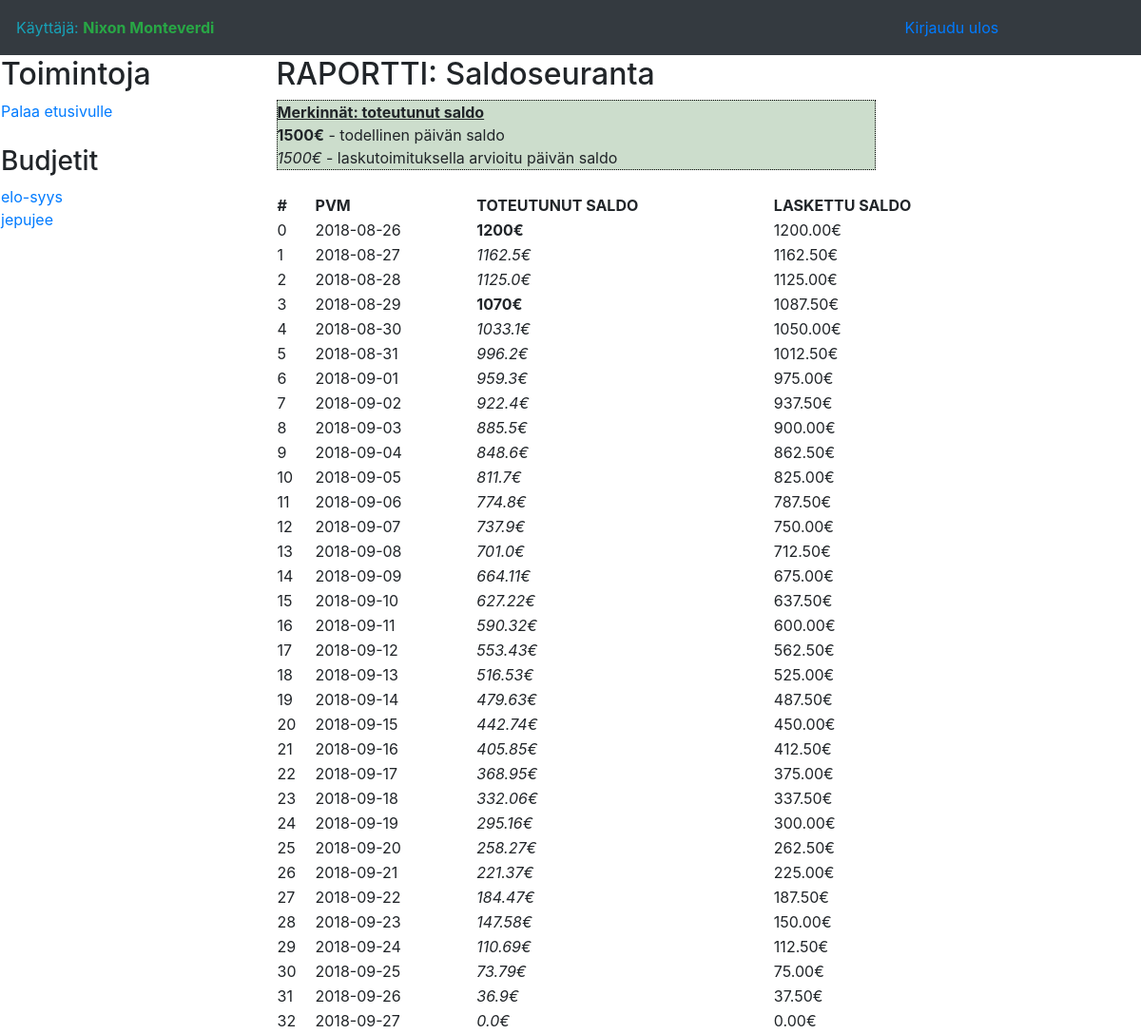
/reporting/saldo/2 (signed in), run on the app's committed database.
### application/auth/models.py (models this page shows, shortened)
class User(db.Model):
    __tablename__ = "account"
    id = db.Column(db.Integer, primary_key=True)
    date_created = db.Column(db.DateTime, default=db.func.current_timestamp())
    date_modified = db.Column(db.DateTime, default=db.func.current_timestamp(),
                              onupdate=db.func.current_timestamp())
    name = db.Column(db.String(144), nullable=False)
    username = db.Column(db.String(144), nullable=False)
    password = db.Column(db.String(144), nullable=False)
    active = db.Column(db.Boolean)
    admin = db.Column(db.Boolean)

### application/budget/models.py (models this page shows, shortened)
class Budget(db.Model):
    __tablename__ = "budget"
    bu_id_pk = db.Column(db.Integer, primary_key=True)
    bu_name = db.Column(db.String(255), nullable=False)
    bu_amount = db.Column(db.Numeric(10,2), nullable=False)
    bu_start_date = db.Column(db.Date, nullable=False)
    bu_end_date = db.Column(db.Date, nullable=False)
    bu_days_count = db.Column(db.Integer, nullable=False)
    bu_avg_daily_consumption = db.Column(db.Numeric(10,2), nullable=False)
    ms_id_fk = db.Column(db.Integer, db.ForeignKey('money_source.ms_id_pk'),
                           nullable=False)
    acc_id_fk = db.Column(db.Integer, db.ForeignKey('account.id'),
                           nullable=False)

### application/reporting/views.py (the view)
@app.route("/reporting/saldo/<string:bu_id>", methods=["GET"])
@login_required
def reporting_saldo_budget(bu_id):
    budget_data = Budget.query.get(bu_id)
    bu_days = budget_data.bu_days_count + 1
    bu_amount = budget_data.bu_amount
    bu_daily_avg = budget_data.bu_avg_daily_consumption
    list = []
    saldo_amount_real_tmp = 0
    for day in range (0,bu_days):
        todellinen = True
        saldo_date = str(budget_data.bu_start_date + timedelta(days=day))
        saldo_amount_real = fetch_saldo_from_db(current_user.id, budget_data.ms_id_fk,saldo_date)
        if not saldo_amount_real:
            saldo_amount_real = saldo_amount_real_tmp - (saldo_amount_real_tmp / (bu_days - day))
            saldo_amount_real = float("{0:.2f}".format(saldo_amount_real))
            todellinen = False
        saldo_amount_calc = str(bu_amount - (bu_daily_avg * day))
        if todellinen:
            str_data = str(1) + "," + str(day) + "," + saldo_date + "," + str(saldo_amount_real) + "€," + saldo_amount_calc + "€"
        else:
            str_data = str(0) + "," + str(day) + "," + saldo_date + "," + str(saldo_amount_real) + "€," + saldo_amount_calc + "€"
        list.append(str_data)
        saldo_amount_real_tmp = saldo_amount_real
    return render_template("reporting/reporting_saldo_index.html",budgets = Budget.query.filter_by(acc_id_fk=current_user.id), budget_data=list)

### application/__init__.py (called while the page is built)
@login_manager.user_loader
def load_user(user_id):
    return User.query.get(user_id)

### application/reporting/views.py (called while the page is built)
def fetch_saldo_from_db(acc_id,ms_id,date):
    sql = "select sa_amount from saldo where sa_date ='" + str(date) + "' and ms_id_fk = " + str(ms_id) + " and acc_id_fk = " + str(acc_id)
    ret = db.engine.execute(text(sql)).first()
    if ret:
        return ret[0]
    else:
        return 0

### application/templates/reporting/reporting_saldo_index.html
{% extends "layout.html" %} {% block body %}
<table width="90%">
  <tr>
    <td valign="top">
      <h2>Toimintoja</h2>
      <a href="{{ url_for('booking_index') }}">Palaa etusivulle</a>
      <br />
      <br />
      <h3>Budjetit</h3>
      {% for budget in budgets %}
      <a href="{{ url_for('reporting_saldo_budget', bu_id=budget.bu_id_pk ) }}">{{ budget.bu_name }}</a>
      </br /> {% endfor %}
    </td>
    <td valign="top">
      <h2>RAPORTTI: Saldoseuranta</h2>
      <div style="width:80%;background:#ccddcc;border:1px dotted black;text-align:left">
        <div class="panel-heading"><b><u>Merkinnät: toteutunut saldo</u></b></div>
        <div class="panel-body">
            <b>1500€</b> - todellinen päivän saldo
            <br />
            <i>1500€</i> - laskutoimituksella arvioitu päivän saldo
        </div>
      </div>
      <br />
      <table border="0" width="100%">
        <tr>
          <th>#</th>
          <th>PVM</th>
          <th>TOTEUTUNUT SALDO</th>
          <th>LASKETTU SALDO</th>
        </tr>
        {% for data_row in budget_data %} {% set list = data_row.split(",") %}
        <tr>
          <td>{{ list[1] }}</td>
          <td>{{ list[2] }}</td>
          {% if list[0] == "1" %}
          <td>
            <b>{{ list[3] }}</b>
          </td>
          {% else %}
          <td>
            <i>{{ list[3] }}</i>
          </td>
          {% endif %}
          <td>{{ list[4] }}</td>
        </tr>
        {% endfor %}
      </table>
    </td>
  </tr>
</table>
{% endblock %}

### application/templates/layout.html (shortened to what this page needs)
<!DOCTYPE html>
<html lang="fi">
<head>
  <link rel="stylesheet" media="screen" href="{{ url_for('static', filename='bootstrap/css/bootstrap.min.css') }}">
</head>
<body>
  <nav class="navbar navbar-expand-lg navbar-dark bg-dark static-top">
    {% if current_user.is_authenticated %}
    <table width=90% border="0">
      <tr>
        <td align="left" width="50%">
          <span class="text-info">Käyttäjä:</span>
          <b class="text-success">{{ current_user.name }}</b>
        </td>
        <td align="right">
          <a class="nav-link" href="{{ url_for('auth_logout') }}">Kirjaudu ulos
          </a>
        </td>
      </tr>
    </table>
  </nav>
  {% endif %} {% block body %}{% endblock %}
</body>
</html>

### data on the page
User: name "Nixon Monteverdi"
Budget: bu_name "elo-syys"
Budget: bu_name "jepujee"

### other printed values
{{ list[1] }} "0" "1" "2" "3" "4" "5" "6" "7" "8" "9" "10" "11" "12" "13" "14" "15" "16" "17" "18" "19" "20" "21" "22" "23" "24" "25" "26" "27" "28" "29" "30" "31" "32"
{{ list[2] }} "2018-08-26" "2018-08-27" "2018-08-28" "2018-08-29" "2018-08-30" "2018-08-31" "2018-09-01" "2018-09-02" "2018-09-03" "2018-09-04" "2018-09-05" "2018-09-06" "2018-09-07" "2018-09-08" "2018-09-09" "2018-09-10" "2018-09-11" "2018-09-12" "2018-09-13" "2018-09-14" "2018-09-15" "2018-09-16" "2018-09-17" "2018-09-18" "2018-09-19" "2018-09-20" "2018-09-21" "2018-09-22" "2018-09-23" "2018-09-24" "2018-09-25" "2018-09-26" "2018-09-27"
{{ list[3] }} "1200€" "1070€"
{{ list[4] }} "1200.00€" "1162.50€" "1125.00€" "1087.50€" "1050.00€" "1012.50€" "975.00€" "937.50€" "900.00€" "862.50€" "825.00€" "787.50€" "750.00€" "712.50€" "675.00€" "637.50€" "600.00€" "562.50€" "525.00€" "487.50€" "450.00€" "412.50€" "375.00€" "337.50€" "300.00€" "262.50€" "225.00€" "187.50€" "150.00€" "112.50€" "75.00€" "37.50€" "0.00€"
{{ list[3] }} "1162.5€" "1125.0€" "1033.1€" "996.2€" "959.3€" "922.4€" "885.5€" "848.6€" "811.7€" "774.8€" "737.9€" "701.0€" "664.11€" "627.22€" "590.32€" "553.43€" "516.53€" "479.63€" "442.74€" "405.85€" "368.95€" "332.06€" "295.16€" "258.27€" "221.37€" "184.47€" "147.58€" "110.69€" "73.79€" "36.9€" "0.0€"
